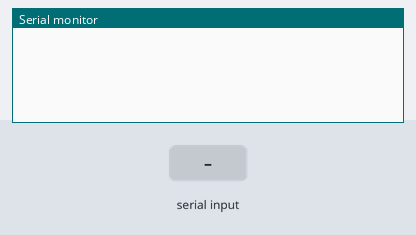
Bench run of a sketch on a simulated Arduino Uno, built with avr-gcc and run on an emulated ATmega328P. Shown: the last lines printed to the serial monitor. The inputs (shaded band) are chosen by the test bench.

Above: at 1.2 s.
1.3 s: "1" received over Serial
At 2.5 s:
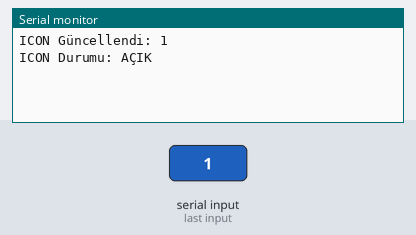
2.8 s: "1" received over the second serial link
At 3.7 s:
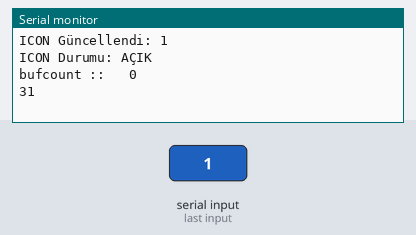
4.3 s: "0" received over the second serial link
At 4.9 s:
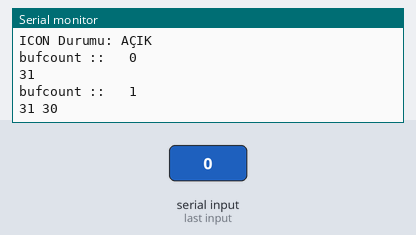
5.8 s: "2" received over the second serial link
At 7.0 s:
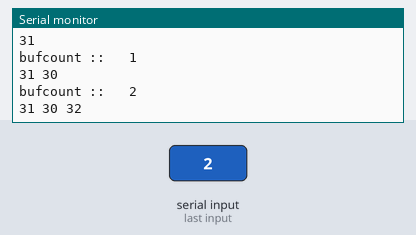
7.3 s: "1" received over Serial
At 8.4 s:
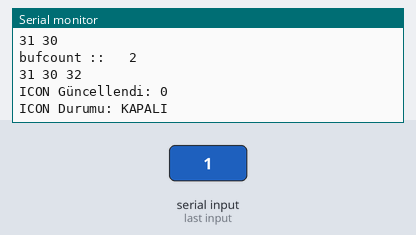
8.8 s: "1" received over the second serial link
At 9.5 s:
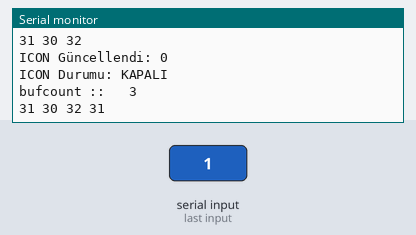
Timing chart, 0 to 11.3 s (numbered marks = the images above; inputs shaded):
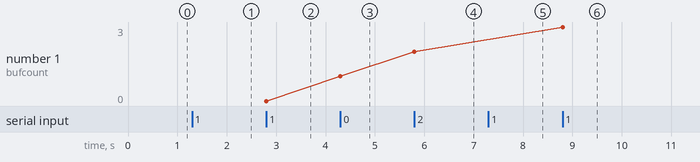

Measured:
- after the input at 1.3 s, the serial monitor: prints a new line at once (image 1)
- after the input at 2.8 s, the serial monitor: prints a new line at once (image 2)
- after the input at 4.3 s, the serial monitor: prints a new line at once (image 3)
- after the input at 5.8 s, the serial monitor: prints a new line at once (image 4)
- after the input at 7.3 s, the serial monitor: prints a new line at once (image 5)
- after the input at 8.8 s, the serial monitor: prints a new line at once (image 6)
- plotted number 1: 1 → 2 after the input at 5.8 s, 2 → 3 after the input at 8.8 s

The sketch:

LCDSON.ino
```cpp
//counter
#include <SoftwareSerial.h>

SoftwareSerial mySerial(10, 11); // (TX, RX) DWIN HMI bağlantısı için

bool debugFlag = false;
uint8_t UARTReceive[50]; // Gelen verileri saklamak için buffer
uint8_t uartBuffCnt = 0;

uint8_t UARTReceivedebug[50]; // Gelen verileri saklamak için buffer
uint8_t uartBuffCntdebug = 0;

bool dataReceived = false;  // Tam bir veri paketi alındı mı?
uint8_t debugflag[10];

uint16_t counter = 0;  // Data Variables için sayaç
bool iconState = false; // İkon durumunu tutan değişken

void dwinPageControl(uint8_t PageID);
void UART_ICON(uint16_t add, uint8_t VALUE);
void dwinPtext(uint16_t add, uint16_t state);

void chartohex(uint8_t *str ,uint8_t sizet){

          for (uint8_t i = 0; i < sizet; i++) {
            if (str[i] < 0x10) {
                Serial.print("0");
            }
            Serial.print(str[i], HEX);
            Serial.print(" ");
        }
        Serial.println(" ");
}

void UART_IT() {
    if (mySerial.available()>0) {
        uint8_t receivedByte = mySerial.read();

            Serial.print("bufcount ::   ");
            Serial.println(uartBuffCnt);
            UARTReceive[uartBuffCnt++] = receivedByte;
            UARTReceivedebug[uartBuffCntdebug++] = receivedByte;
            chartohex(UARTReceivedebug,uartBuffCntdebug);
        if(UARTReceive[uartBuffCnt-1] == 0x4f && UARTReceive[uartBuffCnt] == 0x4b){
             memset(UARTReceivedebug, 0, sizeof(UARTReceivedebug));
             uartBuffCntdebug=0;
             uartBuffCnt = 0;
              dataReceived = false;
              memset(UARTReceive, 0, sizeof(UARTReceive));
              return 0;
        }
        if (uartBuffCnt >= 6 && UARTReceive[0] == 0x5A && UARTReceive[1] == 0xA5) {
                dataReceived = true;

        }

        // Data Variables için artırma işlemi (0x5A, 0xA5, ..., 0x20, 0x00, ...)
        if (uartBuffCnt > 6 && UARTReceive[uartBuffCnt-2] == 0x01 && UARTReceive[uartBuffCnt] == 0x00) {
            counter++;  // Değeri artır
            dwinPtext(0x3000, counter);  // Yeni değeri ekrana gönder
            Serial.print("Yeni Değer: ");
            Serial.println(counter);
            //debugFlag=true;
            iconState = !iconState;  // İkonu değiştir
            byte btnonoff=iconState ? 0x01 : 0x00;
            UART_ICON(0x1001, btnonoff);
            uartBuffCnt = 0;  // Buffer sıfırla

                         memset(UARTReceivedebug, 0, sizeof(UARTReceivedebug));
             uartBuffCntdebug=0;
             uartBuffCnt = 0;
              dataReceived = false;
              memset(UARTReceive, 0, sizeof(UARTReceive));
              return 0;

        }


        for (int i = 0; i < uartBuffCnt; i++) {
   // if (UARTReceive[i] < 0x10) Serial.print("0");
    //Serial.print(UARTReceive[i], HEX);
    //Serial.print(" ");
}
     //   Serial.println(" ");
       // Serial.print("Yeni Değer: ");
      //  Serial.println(counter);


    }
}

void printReceivedData() {
    if (dataReceived) {
        Serial.print("Gelen veri: ");
        for (uint8_t i = 0; i < uartBuffCnt; i++) {
            if (UARTReceive[i] < 0x10) {
                Serial.print("0");
            }
            Serial.print(UARTReceive[i], HEX);
            Serial.print(" ");
        }

        Serial.println();

        uartBuffCnt = 0;
        dataReceived = false;
        memset(UARTReceive, 0, sizeof(UARTReceive));
    }
}

void setup() {
    mySerial.begin(115200);
    Serial.begin(115200);
    dwinPtext(0x3000, counter); // Başlangıç değerini ekrana gönder
}

void loop() {
    UART_IT();
   // printReceivedData();

    if (debugFlag) {
        iconState = !iconState;  // İkonu değiştir
        byte btnonoff=iconState ? 0x01 : 0x00;
        UART_ICON(0x1001, btnonoff);
        Serial.print("ICON Durumu: ");
        Serial.println(iconState ? "AÇIK" : "KAPALI");
        debugFlag = false;
    }

    if (Serial.available()) {
        char receivedChar = Serial.read();
        if (receivedChar == '1') {
            debugFlag = true;
        }else{
             memset(UARTReceivedebug, 0, sizeof(UARTReceivedebug));
             uartBuffCntdebug=0;
             uartBuffCnt = 0;
              dataReceived = false;
              memset(UARTReceive, 0, sizeof(UARTReceive));

        }
    }
}

void dwinPageControl(uint8_t PageID) {
    uint8_t sendBuf[10] = {0x5A, 0xA5, 0x07, 0x82, 0x00, 0x84, 0x5A, 0x01, 0x10, PageID};
    mySerial.write(sendBuf, sizeof(sendBuf));
}

void UART_ICON(uint16_t add, uint8_t VALUE) {
    uint8_t sendBuf[8] = {0x5A, 0xA5, 0x05, 0x82, (uint8_t)(add >> 8), (uint8_t)add, 0x00, VALUE};
    mySerial.write(sendBuf, sizeof(sendBuf));
    Serial.print("ICON Güncellendi: ");
    Serial.println(VALUE, HEX);

}

// Data Variables (0x3000) değerini artırma
void dwinPtext(uint16_t add, uint16_t state) {
    uint8_t lowadd = add;
    uint8_t upadd = add >> 8;
    uint8_t lowbyte = state;
    uint8_t upbyte = state >> 8;

    uint8_t sendBuf[8] = {0x5A, 0xA5, 0x05, 0x82, upadd, lowadd, upbyte, lowbyte};
    mySerial.write(sendBuf, sizeof(sendBuf));
}
```
